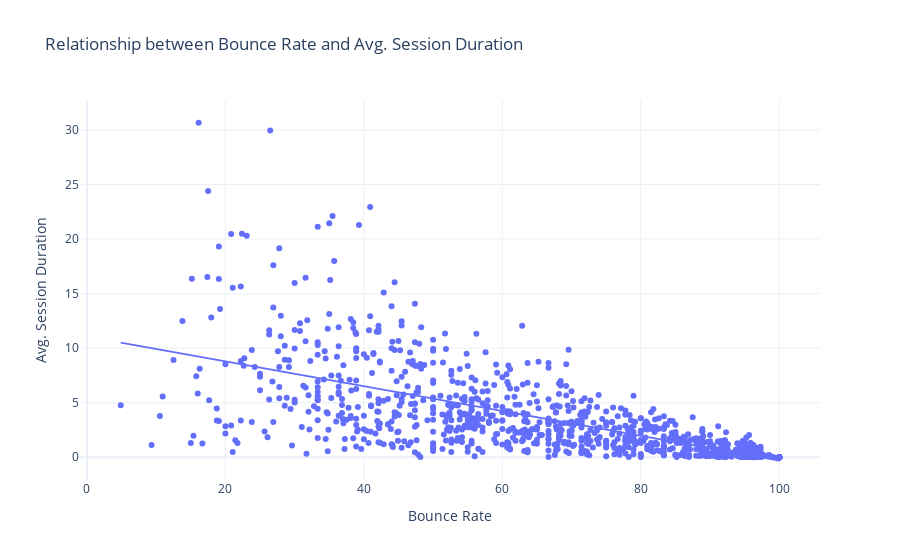

Notebook source saved alongside this figure:
### Code cell
# Create a scatter plot to analyze the relationship between bounce rate and avg session duration
scatter_fig = px.scatter(df, x='Bounce Rate', y='Avg. Session Duration',
                         title='Relationship between Bounce Rate and Avg. Session Duration', trendline='ols')

scatter_fig.update_layout(
    xaxis=dict(title='Bounce Rate'),
    yaxis=dict(title='Avg. Session Duration')
)

scatter_fig.show()

### Figure 1 — Plotly figure (JSON) as saved in the notebook; plotly's stock layout.template omitted (floating-point values rounded to 4 significant figures; data arrays with more than 128 entries replaced by an {"elided": "..."} marker saying what was removed)
{"data": [{"hovertemplate": "Bounce Rate=%{x}<br>Avg. Session Duration=%{y}<extra></extra>", "legendgroup": "", "marker": {"color": "#636efa", "symbol": "circle"}, "mode": "markers", "name": "", "orientation": "v", "showlegend": false, "type": "scatter", "x": {"elided": "999 float values"}, "xaxis": "x", "y": {"elided": "999 float values"}, "yaxis": "y"}, {"hovertemplate": "<b>OLS trendline</b><br>Avg. Session Duration = -0.1137 * Bounce Rate + 11.062<br>R<sup>2</sup>=0.418783<br><br>Bounce Rate=%{x}<br>Avg. Session Duration=%{y} <b>(trend)</b><extra></extra>", "legendgroup": "", "marker": {"color": "#636efa", "symbol": "circle"}, "mode": "lines", "name": "", "showlegend": false, "type": "scatter", "x": {"elided": "999 float values"}, "xaxis": "x", "y": {"elided": "999 float values"}, "yaxis": "y"}], "layout": {"autosize": true, "legend": {"tracegroupgap": 0}, "title": {"text": "Relationship between Bounce Rate and Avg. Session Duration"}, "xaxis": {"anchor": "y", "autorange": true, "domain": [0, 1], "range": [-1.112, 106.0], "title": {"text": "Bounce Rate"}, "type": "linear"}, "yaxis": {"anchor": "x", "autorange": true, "domain": [0, 1], "range": [-2.531, 33.2], "title": {"text": "Avg. Session Duration"}, "type": "linear"}}}
